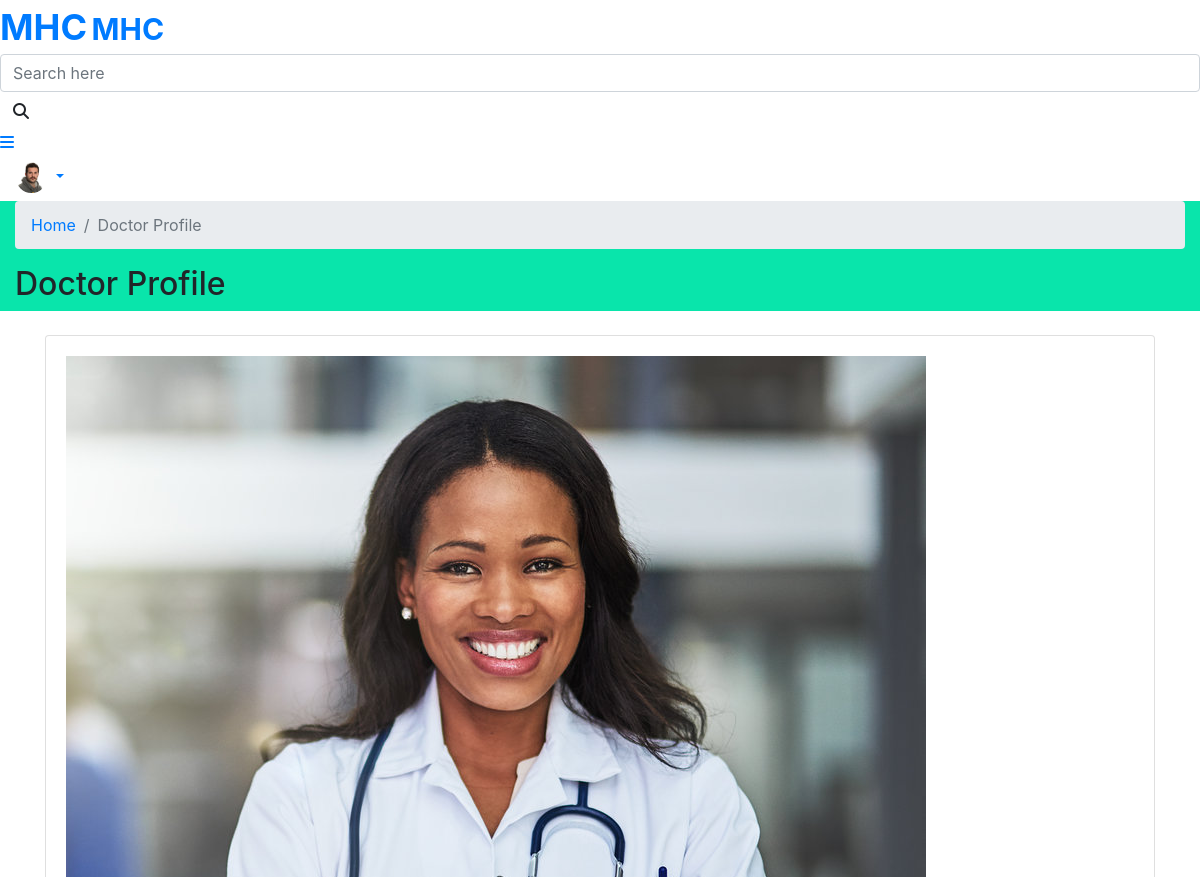
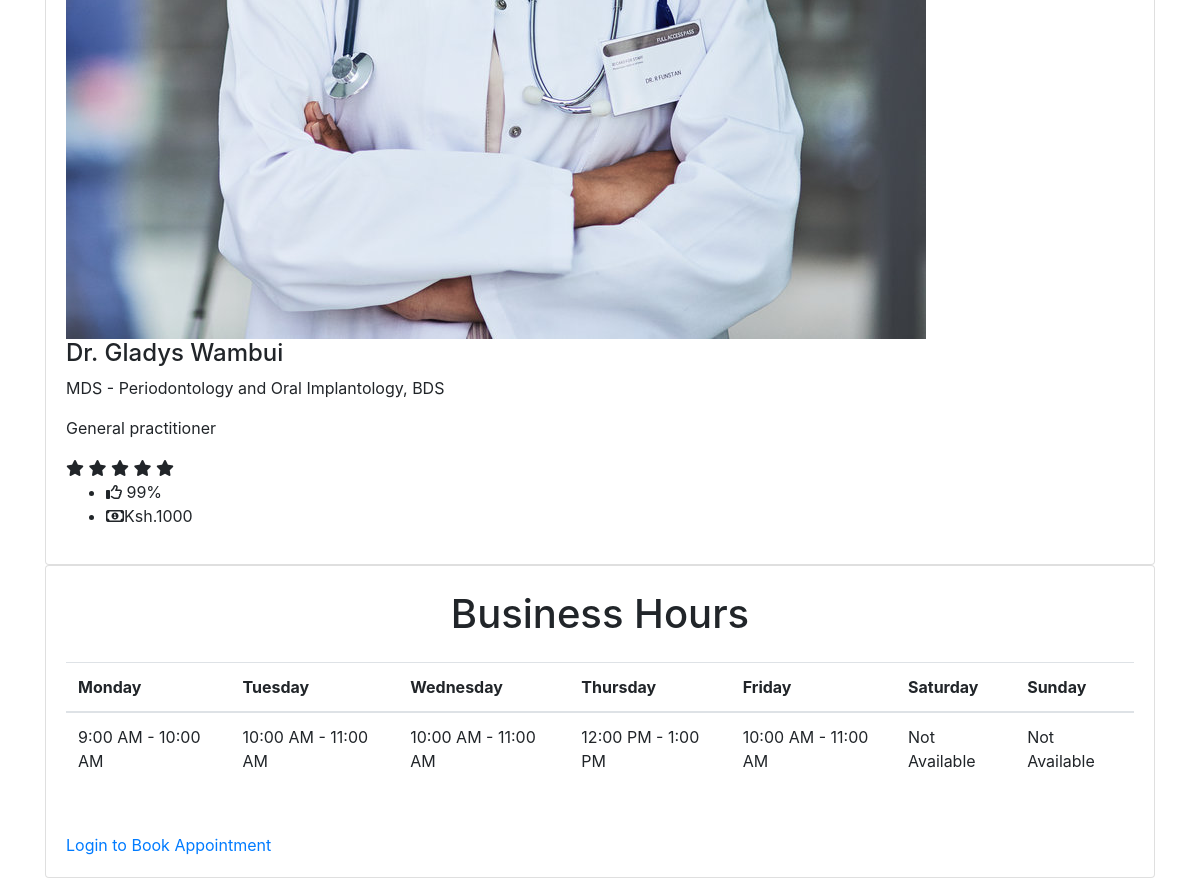
Screenshot of /doctor-profile.php?id=7 with the database file from the repository (2 pictures, top to bottom).
### tables this page shows
CREATE TABLE `users` (
  `uid` int(11) NOT NULL,
  `role_id` int(11) DEFAULT NULL,
  `firstname` varchar(255) DEFAULT NULL,
  `lastname` varchar(255) DEFAULT NULL,
  `email` varchar(255) NOT NULL,
  `password` varchar(255) NOT NULL,
  `profile_picture` varchar(255) DEFAULT NULL,
  `created_at` timestamp NOT NULL DEFAULT current_timestamp() ON UPDATE current_timestamp(),
  `monday` varchar(255) DEFAULT NULL,
  `tuesday` varchar(255) DEFAULT NULL,
  `wednesday` varchar(255) DEFAULT NULL,
  `thursday` varchar(255) DEFAULT NULL,
  `friday` varchar(255) DEFAULT NULL,
  `saturday` varchar(255) DEFAULT NULL,
  `sunday` varchar(255) DEFAULT NULL,
  `price` varchar(255) DEFAULT NULL,
  `category` varchar(255) DEFAULT NULL,
  `description` varchar(255) DEFAULT NULL,
  `address` varchar(255) DEFAULT NULL,
  `phone` int(11) DEFAULT NULL
);

### doctor-profile.php (the view, shortened to what this page needs)
<?php
include('admin/account/config.php');
?>
<!DOCTYPE html>
<html lang="en">
<head>
		<link rel="stylesheet" href="assets/css/bootstrap.min.css">
		<link rel="stylesheet" href="assets/plugins/fontawesome/css/fontawesome.min.css">
		<link rel="stylesheet" href="assets/plugins/fontawesome/css/all.min.css">
		<link rel="stylesheet" href="assets/plugins/fancybox/jquery.fancybox.min.css">
		<link rel="stylesheet" href="assets/css/style.css">
	</head>
	<body>
		<div class="main-wrapper">
		<?php include(INCLUDE_PATH . '/consts/header.php') ?>
			<div style="background-color: #09e5ab;" class="breadcrumb-bar">
				<div class="container-fluid">
					<div class="row align-items-center">
						<div class="col-md-12 col-12">
							<nav aria-label="breadcrumb" class="page-breadcrumb">
								<ol class="breadcrumb">
									<li class="breadcrumb-item"><a href="index-2.html">Home</a></li>
									<li class="breadcrumb-item active" aria-current="page">Doctor Profile</li>
								</ol>
							</nav>
							<h2 class="breadcrumb-title">Doctor Profile</h2>
						</div>
					</div>
				</div>
			</div>
			<div class="content">
				<div class="container">
					<div class="card">
						<div class="card-body">
										<?php
											$uid =$_GET['id'];
											$sql = "SELECT * from users where uid=:uid";
											$query = $dbh->prepare($sql);
											$query->bindParam(':uid', $uid, PDO::PARAM_STR);
											$query->execute();
											$results = $query->fetchAll(PDO::FETCH_OBJ);
											if ($query->rowCount() > 0) {
												foreach ($results as $result) {	?>
							<div class="doctor-widget">
								<div class="doc-info-left">
									<div class="doctor-img">
										<img src="admin/assets/img/profile/<?php echo htmlentities($result->profile_picture); ?>" class="img-fluid" alt="User Image">
									</div>
									<div class="doc-info-cont">
										<h4 class="doc-name"><?php echo htmlentities($result->firstname); ?>&nbsp;<?php echo htmlentities($result->lastname); ?></h4>
										<p class="doc-speciality"><?php echo htmlentities($result->description); ?></p>
										<p class="doc-department"><?php echo htmlentities($result->category); ?></p>
										<div class="rating">
											<i class="fas fa-star filled"></i>
											<i class="fas fa-star filled"></i>
											<i class="fas fa-star filled"></i>
											<i class="fas fa-star filled"></i>
											<i class="fas fa-star"></i>
										</div>
									</div>
								</div>
								<div class="doc-info-right">
									<div class="clini-infos">
										<ul>
											<li><i class="far fa-thumbs-up"></i> 99%</li>
											<li><i class="far fa-money-bill-alt"></i>Ksh.<?php echo htmlentities($result->price); ?> </li>
										</ul>
									</div>
								</div>
							</div>
						</div>
					</div>
					<div class="card">
						<div class="card-body pt-0">
							<div class="row">
								<div class="col-sm-12">
									<h1 class="text-center mt-4 mb-4">Business Hours</h1>
								</div>
								<div class="col-sm-12">
									<div class="table-responsive">
										<table class="table table-center mb-0">
											<thead >
												<tr>
													<th>Monday</th>
													<th>Tuesday</th>
													<th>Wednesday</th>
													<th>Thursday</th>
													<th>Friday</th>
													<th>Saturday</th>
													<th>Sunday</th>
												</tr>
											</thead>
											<tbody >
												<tr>
													<td><?php echo htmlentities($result->monday); ?></td>
													<td><?php echo htmlentities($result->tuesday); ?></td>
													<td><?php echo htmlentities($result->wednesday); ?></td>
													<td><?php echo htmlentities($result->thursday); ?></td>
													<td><?php echo htmlentities($result->friday); ?></td>
													<td><?php echo htmlentities($result->saturday); ?></td>
													<td><?php echo htmlentities($result->sunday); ?></td>
												</tr>
											</tbody>
										</table>
									</div>
								</div>
								<?php }} ?>
								<?php if (isset($_SESSION['user']) == null) {
                    			?>
								<div class="col-sm-12 mt-5">
									<div class="clinic-booking">
										<a class="apt-btn" href="login.php">Login to Book Appointment</a>
									</div>
								</div>
								<?php } else {
									if (isset($_SESSION['user']) != null) {
										$patient_id = $_SESSION['user']['uid'];
										$patient_fname = $_SESSION['user']['firstname'];
										$patient_lname = $_SESSION['user']['lastname'];
										$patient_phone = $_SESSION['user']['phone'];
										$patient_email = $_SESSION['user']['email'];
										?>
								<div class="col-sm-12 mt-5">
									<div class="clinic-booking">
									<h5 class="mt-4 mb-4">Enter booking details in the form below</h5>
									<?php
											$uid =$_GET['id'];
											$sql2 = "SELECT * from users where uid=:uid";
											$query2 = $dbh->prepare($sql2);
											$query2->bindParam(':uid', $uid, PDO::PARAM_STR);
											$query2->execute();
											$results1 = $query2->fetchAll(PDO::FETCH_OBJ);
											$cnt = 1;
											if ($query->rowCount() > 0) {
												foreach ($results1 as $result) {	?>
										<form method="post" action="">
											<div class="form-group col-sm-3">
												<label for="">Choose Appointment Date</label>
												<input type="date" class="form-control" name="appt_date" placeholder="Enter date" reqiured>
											</div>
											<div class="form-group col-sm-3">
												<label for="">Choose Time</label>
												<input type="time" class="form-control" name="appt_time" placeholder="Enter time" reqiured>
											</div>
											<div class="form-group col-sm-3">
												<label for="">Description</label>
												<textarea class="form-control" placeholder="Type something..." name="appt_desc" rows="3" required></textarea>
											</div>
											<div class="form-group col-sm-3">
												<input type="text" class="form-control" name="doc_id" value="<?php echo htmlentities($result->uid); ?>" placeholder="Enter First Name" hidden reqiured>
											</div>
											<div class="form-group col-sm-3">
												<input type="text" class="form-control" name="patient_id" value="<?php echo htmlentities($patient_id); ?>" placeholder="Enter First Name" hidden reqiured>
											</div>
											<div class="form-group col-sm-3">
												<input type="text" class="form-control" name="patient_fname" value="<?php echo htmlentities($patient_fname); ?>" placeholder="Enter First Name" hidden reqiured>
											</div>
											<div class="form-group col-sm-3">
												<input type="text" class="form-control" name="patient_lname" value="<?php echo htmlentities($patient_lname); ?>" placeholder="Enter First Name" hidden reqiured>
											</div>
											<div class="form-group col-sm-3">
												<input type="text" class="form-control" name="patient_phone" value="<?php echo htmlentities($patient_phone); ?>" placeholder="Enter First Name" hidden reqiured>
											</div>
											<div class="form-group col-sm-3">
												<input type="text" class="form-control" name="patient_email" value="<?php echo htmlentities($patient_email); ?>" placeholder="Enter First Name" hidden reqiured>
											</div>
											<div class="form-group col-sm-3">
												<input type="text" class="form-control" name="booking_amount" value="<?php echo htmlentities($result->price); ?>" placeholder="Enter First Name" hidden reqiured>
											</div>
											<button name="btn_booking" class="btn btn-primary">Book Appointment</button>
										</form>
										<?php }} ?>
									</div>
								</div>
								<?php }} ?>
							</div>
						</div>
					</div>
				</div>
			</div>
		</div>
	</body>
</html>

### includes/consts/header.php (shortened to what this page needs)
<div class="header">
            <div class="header-left">
                <a href="index.php" class="logo">
                    <span style="font-weight:700; font-size:36px;" >MHC</span>
                </a>
                <a href="index.php" class="logo logo-small">
                    <span style="font-weight:700; font-size:30px;" >MHC</span>
                </a>
            </div>
            <div class="top-nav-search">
                <form>
                    <input type="text" class="form-control" placeholder="Search here">
                    <button class="btn" type="submit"><i class="fa fa-search"></i></button>
                </form>
            </div>
            <a class="mobile_btn" id="mobile_btn">
                <i class="fa fa-bars"></i>
            </a>
            <ul class="nav user-menu">
                <li class="nav-item dropdown has-arrow">
                    <a href="#" class="dropdown-toggle nav-link" data-toggle="dropdown">
                        <span class="user-img"><img class="rounded-circle" src="assets/img/profiles/avatar-04.jpg" width="31" alt="Ryan Taylor"></span>
                    </a>
                </li>
            </ul>
        </div>

### rows the page displays
users: profile_picture (picture), firstname "Dr. Gladys", lastname "Wambui", description "MDS - Periodontology and Oral Implantology, BDS", category "General practitioner", price "1000", monday "9:00 AM - 10:00 AM", tuesday "10:00 AM - 11:00 AM", wednesday "10:00 AM - 11:00 AM", thursday "12:00 PM - 1:00 PM", friday "10:00 AM - 11:00 AM", saturday "Not Available", sunday "Not Available"
